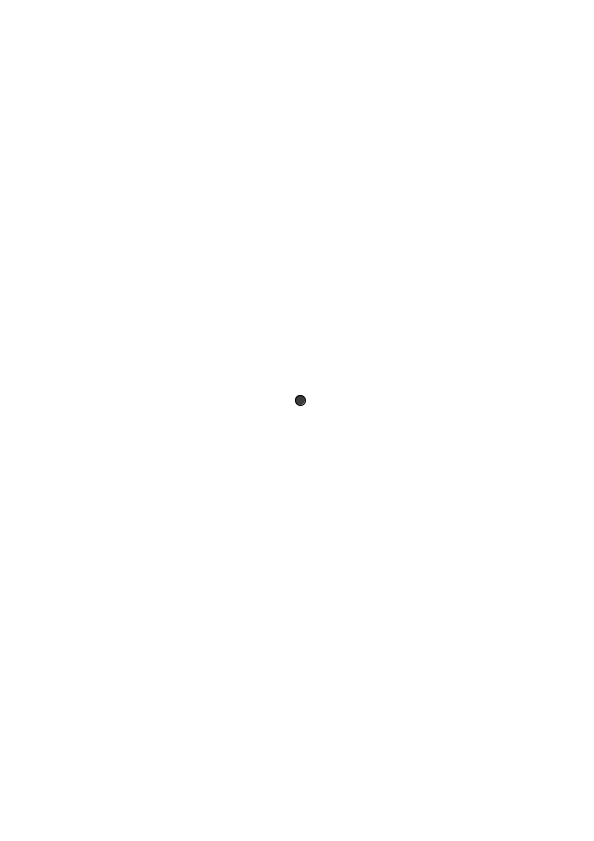
Frame 1 (no input)
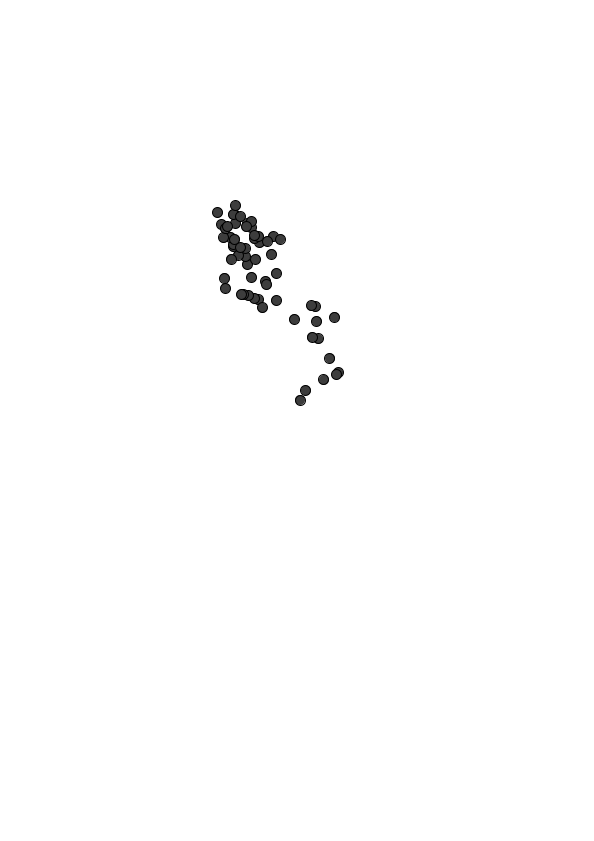
Frame 60 (the mouse pressed at the canvas centre just before this capture)
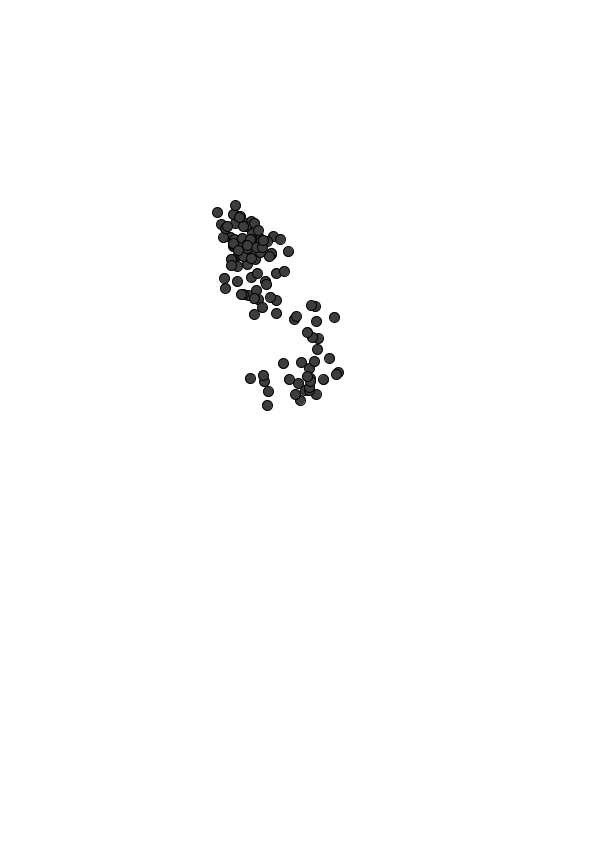
Frame 120 (the mouse held since frame 60 and released just before this capture)

The Processing sketch that drew these frames (run headless with seeded random() and noise(); from frame 60 on, the mouse is pressed at the canvas centre):

// Processing sketch: E08_Walker_Conditional
// ── E08_Walker_Conditional.pde
float x = 300;
float y = 400;

void setup() {
  size(594, 841);
  background(255);
  
  frameRate(120);
}

void draw() {
  float size = 10;
  float speed = 20;
  
  fill(61);
  stroke(0);
  
  ellipse(x, y, size, size);
  
  x = x + random(-speed, speed);
  y = y + random(-speed, speed);
  
  if (x > width) {
    x = 0;
  } else if (x < 0) {
    x = width;
  }
  
  if (y > height) {
    y = 0;
  } else if (y < 0) {
    y = height;
  }
}
